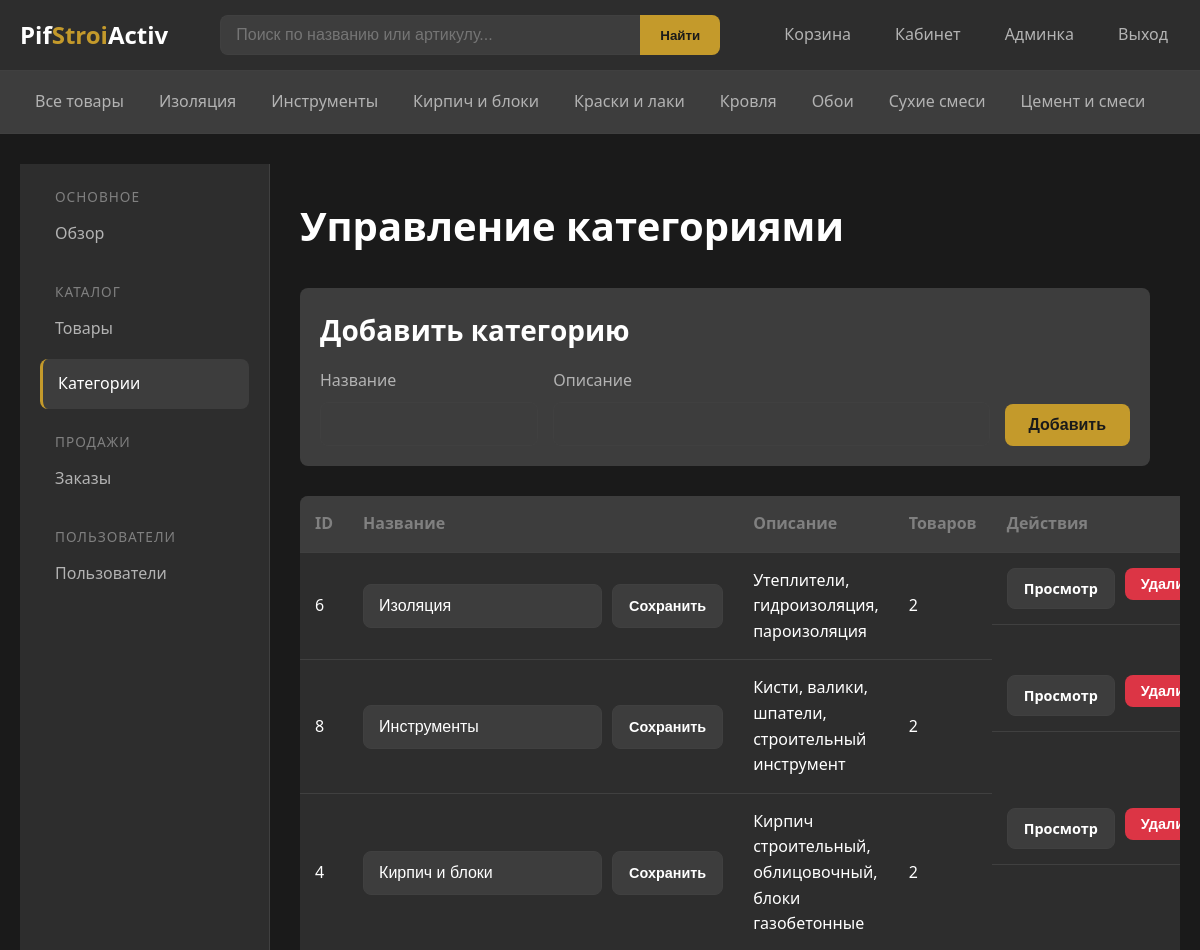
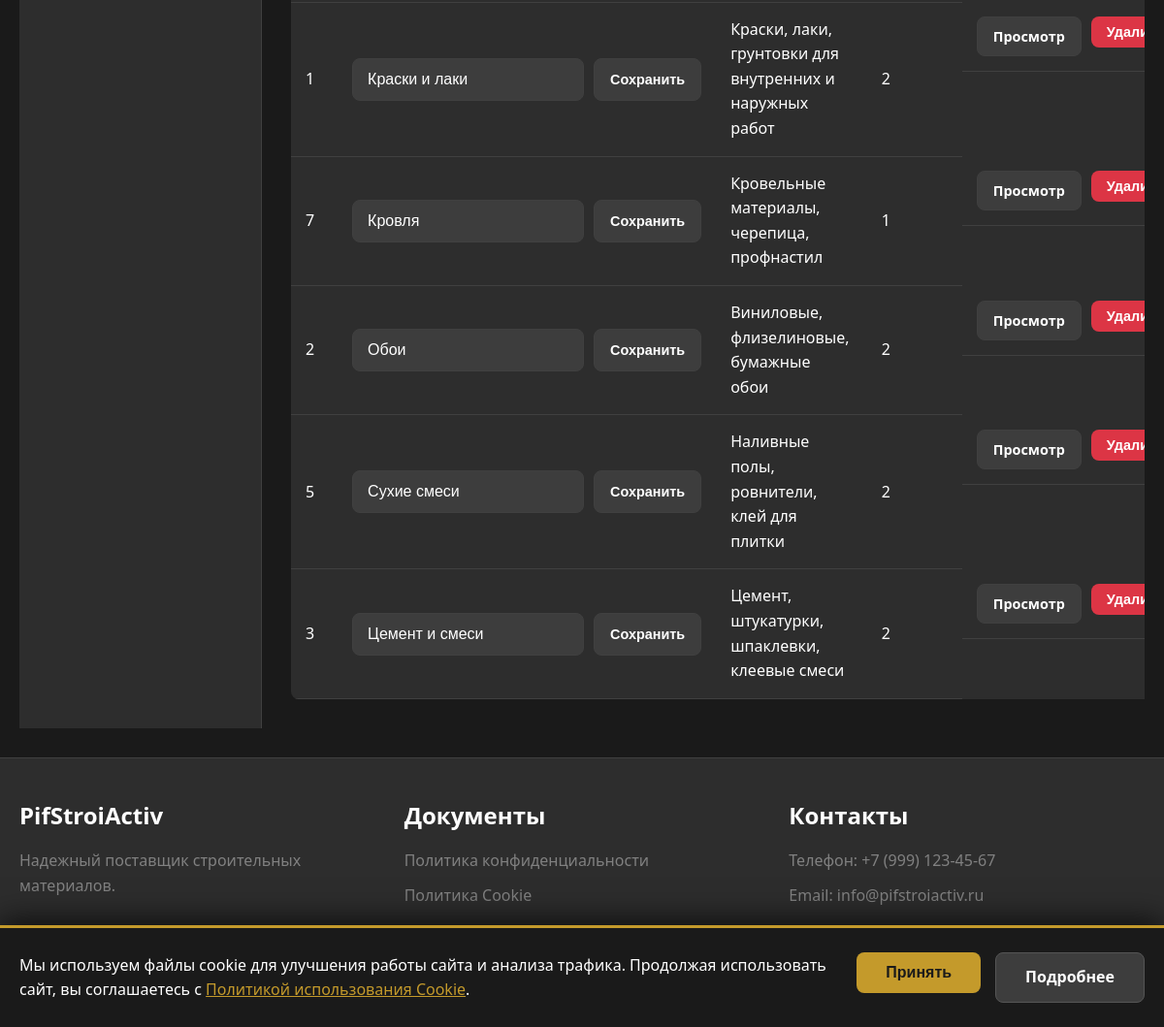
The app's page /admin/categories (signed in) with its own data (2 pictures, top to bottom).
### models.py (models this page shows, shortened)
class Category(db.Model):
    __tablename__ = 'categories'
    id = db.Column(db.Integer, primary_key=True)
    name = db.Column(db.String(100), unique=True, nullable=False, index=True)
    description = db.Column(db.Text)
    products = db.relationship('Product', backref='category', lazy='dynamic')

### app.py (the view)
@app.route('/admin/categories')
@login_required
@admin_required
def admin_categories():
    categories = Category.query.order_by(Category.name).all()
    form = CategoryForm()
    return render_template('admin/categories.html', categories=categories, form=form)

### forms.py
class CategoryForm(FlaskForm):
    name = StringField('Название категории', validators=[
        DataRequired(message='Это поле обязательно'),
        Length(max=100)
    ])
    description = TextAreaField('Описание', validators=[Optional()])
    submit = SubmitField('Сохранить')

### app.py (called while the page is built)
@login_manager.user_loader
def load_user(user_id):
    return User.query.get(int(user_id))

def admin_required(f):
    @wraps(f)
    def decorated_function(*args, **kwargs):
        if not current_user.is_authenticated or not current_user.is_admin:
            flash('Доступ запрещен. Требуются права администратора.', 'error')
            return redirect(url_for('index'))
        return f(*args, **kwargs)
    return decorated_function

def get_cart():
    if 'cart' not in session:
        session['cart'] = {}
    return session['cart']

def get_cart_count():
    cart = get_cart()
    return sum(cart.values())

@app.context_processor
def inject_globals():
    categories = Category.query.order_by(Category.name).all()
    cart_count = get_cart_count()
    return dict(
        categories=categories,
        cart_count=cart_count,
        current_year=datetime.now().year
    )

### templates/admin/categories.html (shortened to what this page needs)
{% extends "base.html" %}
{% block content %}
<div class="admin-layout">
    <aside class="admin-sidebar">
        <ul class="admin-menu">
            <li class="admin-menu-section">
                <span class="admin-menu-title">Основное</span>
                <a href="{{ url_for('admin_dashboard') }}">Обзор</a>
            </li>
            <li class="admin-menu-section">
                <span class="admin-menu-title">Каталог</span>
                <a href="{{ url_for('admin_products') }}">Товары</a>
                <a href="{{ url_for('admin_categories') }}" class="active">Категории</a>
            </li>
            <li class="admin-menu-section">
                <span class="admin-menu-title">Продажи</span>
                <a href="{{ url_for('admin_orders') }}">Заказы</a>
            </li>
            <li class="admin-menu-section">
                <span class="admin-menu-title">Пользователи</span>
                <a href="{{ url_for('admin_users') }}">Пользователи</a>
            </li>
        </ul>
    </aside>
    <div class="admin-content">
        <div class="admin-header">
            <h1>Управление категориями</h1>
        </div>
        <div style="background-color: var(--bg-tertiary); padding: 20px; border-radius: var(--border-radius); margin-bottom: 30px;">
            <h3>Добавить категорию</h3>
            <form method="POST" action="{{ url_for('admin_category_add') }}" style="display: flex; gap: 15px; flex-wrap: wrap; align-items: flex-end;">
                <div class="form-group" style="margin-bottom: 0; flex: 1; min-width: 200px;">
                    <label for="name">Название</label>
                    <input type="text" name="name" id="name" class="form-control" required>
                </div>
                <div class="form-group" style="margin-bottom: 0; flex: 2; min-width: 300px;">
                    <label for="description">Описание</label>
                    <input type="text" name="description" id="description" class="form-control">
                </div>
                <button type="submit" class="btn btn-primary">Добавить</button>
            </form>
        </div>
        {% if categories %}
        <table class="admin-table">
            <thead>
                <tr>
                    <th>ID</th>
                    <th>Название</th>
                    <th>Описание</th>
                    <th>Товаров</th>
                    <th>Действия</th>
                </tr>
            </thead>
            <tbody>
                {% for category in categories %}
                <tr>
                    <td>{{ category.id }}</td>
                    <td>
                        <form action="{{ url_for('admin_category_edit', category_id=category.id) }}" method="POST" style="display: flex; gap: 10px;">
                            <input type="text" name="name" value="{{ category.name }}" class="form-control" style="width: auto;">
                            <button type="submit" class="btn btn-secondary btn-sm">Сохранить</button>
                        </form>
                    </td>
                    <td>{{ category.description or '-' }}</td>
                    <td>{{ category.products.count() }}</td>
                    <td class="admin-table-actions">
                        <a href="{{ url_for('catalog', category_id=category.id) }}" class="btn btn-secondary btn-sm" target="_blank">Просмотр</a>
                        <form action="{{ url_for('admin_category_delete', category_id=category.id) }}" method="POST" style="display: inline;">
                            <button type="submit" class="btn btn-danger btn-sm" onclick="return confirm('Удалить категорию?')">Удалить</button>
                        </form>
                    </td>
                </tr>
                {% endfor %}
            </tbody>
        </table>
        {% else %}
        <p>Категорий пока нет.</p>
        {% endif %}
    </div>
</div>
{% endblock %}

### templates/base.html (shortened to what this page needs)
<!DOCTYPE html>
<html lang="ru">
<head>
    <link rel="stylesheet" href="{{ url_for('static', filename='css/style.css') }}">
</head>
<body>
    <header class="header">
        <div class="container">
            <div class="header-content">
                <a href="{{ url_for('index') }}" class="logo">
                    <span class="logo-text">Pif<span>Stroi</span>Activ</span>
                </a>
                <div class="header-search">
                    <form action="{{ url_for('catalog') }}" method="GET" class="search-form">
                        <input type="text" name="query" placeholder="Поиск по названию или артикулу..."
                               value="{{ request.args.get('query', '') }}">
                        <button type="submit">Найти</button>
                    </form>
                </div>
                <nav class="header-nav">
                    <a href="{{ url_for('cart') }}" class="cart-link">
                        Корзина
                    </a>
                    {% if current_user.is_authenticated %}
                        <a href="{{ url_for('cabinet') }}">Кабинет</a>
                        {% if current_user.is_admin %}
                        <a href="{{ url_for('admin_dashboard') }}">Админка</a>
                        {% endif %}
                        <a href="{{ url_for('logout') }}">Выход</a>
                    {% else %}
                        <a href="{{ url_for('login') }}">Вход</a>
                        <a href="{{ url_for('register') }}">Регистрация</a>
                    {% endif %}
                </nav>
            </div>
        </div>
    </header>
    <nav class="nav-categories">
        <div class="container">
            <div class="nav-categories-content">
                <a href="{{ url_for('catalog') }}"
                   class="{% if request.endpoint == 'catalog' and not request.args.get('category_id') %}active{% endif %}">
                    Все товары
                </a>
                {% for cat in categories %}
                <a href="{{ url_for('catalog', category_id=cat.id) }}"
                   class="{% if request.args.get('category_id', 0)|int == cat.id %}active{% endif %}">
                    {{ cat.name }}
                </a>
                {% endfor %}
            </div>
        </div>
    </nav>
    <main class="main-content">
        <div class="container">
            {% block content %}{% endblock %}
        </div>
    </main>
    <footer class="footer">
        <div class="container">
            <div class="footer-content">
                <div class="footer-section">
                    <h4>PifStroiActiv</h4>
                    <p>Надежный поставщик строительных материалов.</p>
                </div>
                <div class="footer-section">
                    <h4>Документы</h4>
                    <ul>
                        <li><a href="{{ url_for('static', filename='docs/polz.pdf') }}" target="_blank">Политика конфиденциальности</a></li>
                        <li><a href="{{ url_for('static', filename='docs/cookie.pdf') }}" target="_blank">Политика Cookie</a></li>
                    </ul>
                </div>
                <div class="footer-section">
                    <h4>Контакты</h4>
                    <p>Телефон: +7 (999) 123-45-67</p>
                    <p>Email: info@pifstroiactiv.ru</p>
                </div>
            </div>
            <div class="footer-bottom">
                <p>{{ current_year }} PifStroiActiv. Все права защищены.</p>
            </div>
        </div>
    </footer>
    {% set show_cookie_banner = not session.get('cookies_accepted', False) %}
    {% if show_cookie_banner %}
    <div class="cookie-banner">
        <div class="cookie-banner-content">
            <div class="cookie-banner-text">
                Мы используем файлы cookie для улучшения работы сайта и анализа трафика.
                Продолжая использовать сайт, вы соглашаетесь с
                <a href="{{ url_for('static', filename='docs/cookie.pdf') }}" target="_blank">Политикой использования Cookie</a>.
            </div>
            <div class="cookie-banner-actions">
                <form action="{{ url_for('accept_cookies') }}" method="POST" style="display: inline;">
                    <button type="submit" class="cookie-btn cookie-btn-accept">Принять</button>
                </form>
                <a href="{{ url_for('static', filename='docs/cookie.pdf') }}" target="_blank" class="cookie-btn cookie-btn-more">Подробнее</a>
            </div>
        </div>
    </div>
    {% endif %}
</body>
</html>

### templates/base.html (style rules this page uses)
.cookie-banner { position: fixed; bottom: 0; left: 0; right: 0; background-color: #1a1a1a; border-top: 3px solid #c49a2b; padding: 25px 20px; z-index: 999999; box-shadow: 0 -5px 30px rgba(0, 0, 0, 0.7); }
.cookie-banner-content { max-width: 1200px; margin: 0 auto; display: flex; align-items: center; justify-content: space-between; gap: 30px; flex-wrap: wrap; }
.cookie-banner-text { flex: 1; min-width: 300px; color: #ffffff; font-size: 1rem; line-height: 1.6; }
.cookie-banner-text a { color: #c49a2b; text-decoration: underline; }
.cookie-banner-actions { display: flex; gap: 15px; flex-shrink: 0; }
.cookie-banner-actions form { margin: 0; }
.cookie-btn { padding: 12px 30px; font-size: 1rem; font-weight: 600; border: none; border-radius: 8px; cursor: pointer; text-decoration: none; display: inline-block; }
.cookie-btn-accept { background-color: #c49a2b; color: #1a1a1a; }
.cookie-btn-more { background-color: #3d3d3d; color: #ffffff; border: 1px solid #555; }

### records on screen
Category: name "Изоляция", id "6", description "Утеплители, гидроизоляция, пароизоляция", products.count "2"
Category: name "Инструменты", id "8", description "Кисти, валики, шпатели, строительный инструмент", products.count "2"
Category: name "Кирпич и блоки", id "4", description "Кирпич строительный, облицовочный, блоки газобетонные", products.count "2"
Category: name "Краски и лаки", id "1", description "Краски, лаки, грунтовки для внутренних и наружных работ", products.count "2"
Category: name "Кровля", id "7", description "Кровельные материалы, черепица, профнастил", products.count "1"
Category: name "Обои", id "2", description "Виниловые, флизелиновые, бумажные обои", products.count "2"
Category: name "Сухие смеси", id "5", description "Наливные полы, ровнители, клей для плитки", products.count "2"
Category: name "Цемент и смеси", id "3", description "Цемент, штукатурки, шпаклевки, клеевые смеси", products.count "2"
